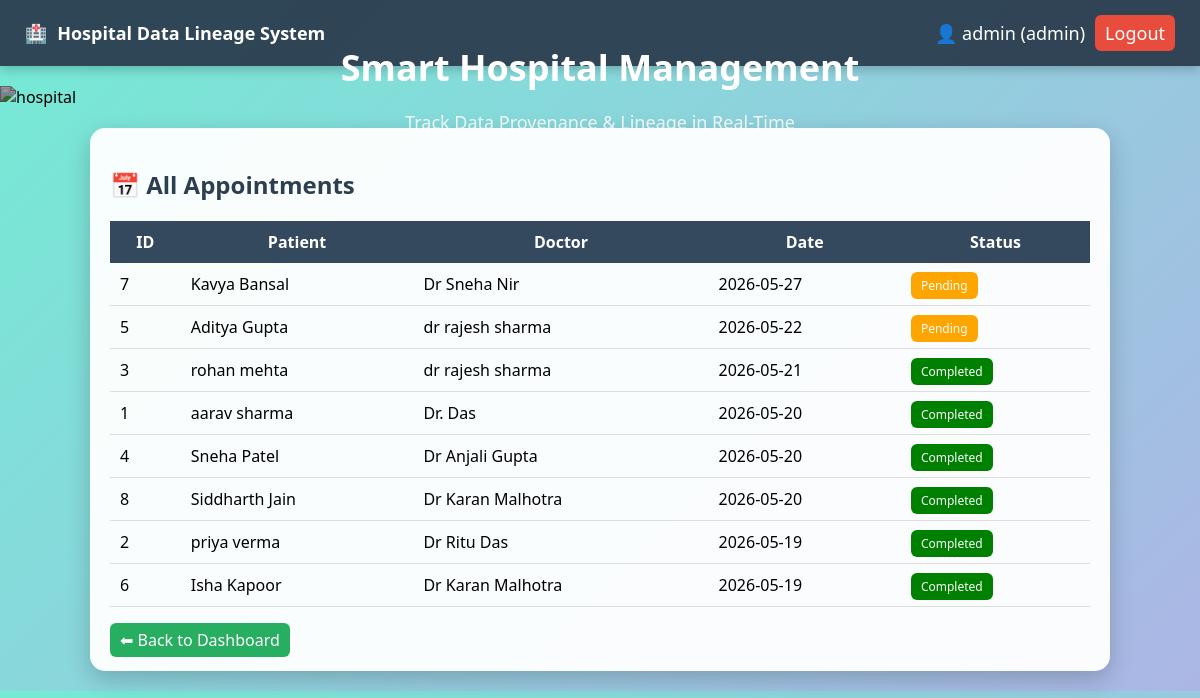
The page /appointments (signed in) on the database as committed earlier.
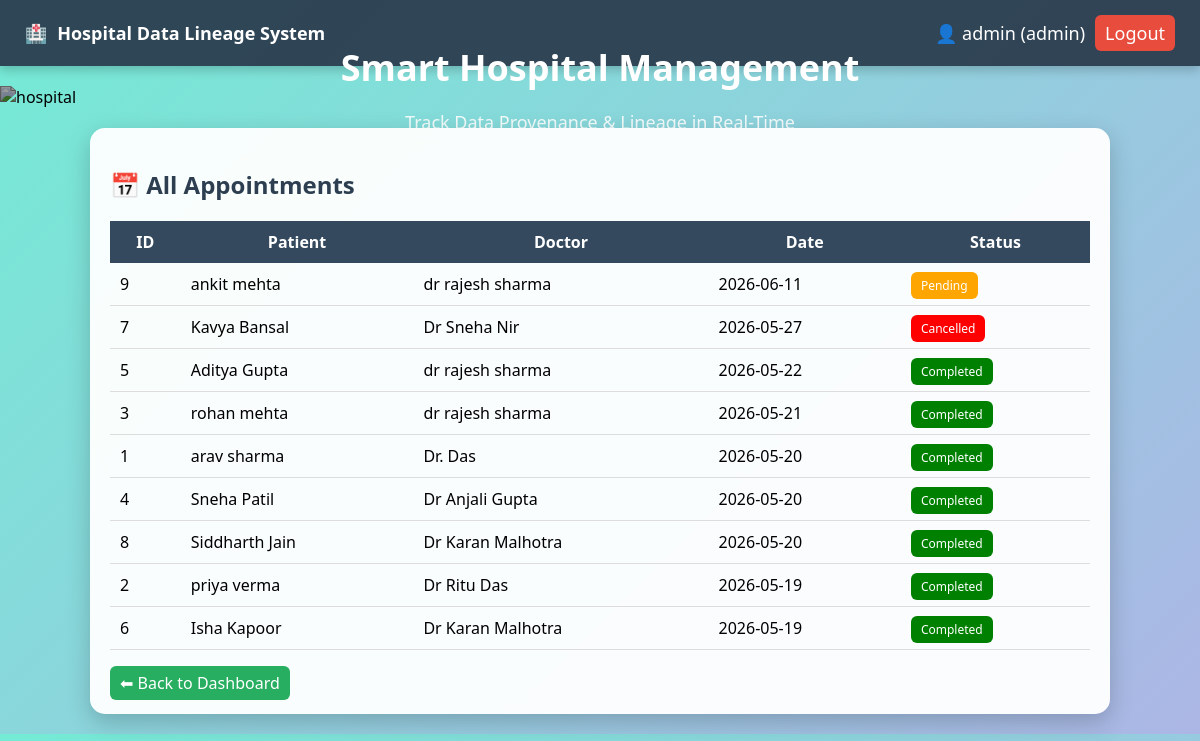
The same page on the database as committed later.
### tables this page shows
CREATE TABLE appointments (
        id INTEGER PRIMARY KEY AUTOINCREMENT,
        patient_id INTEGER,
        doctor_id INTEGER,
        date TEXT,
        status TEXT DEFAULT 'pending',
        FOREIGN KEY(patient_id) REFERENCES patients(id),
        FOREIGN KEY(doctor_id) REFERENCES doctors(id)
    );

CREATE TABLE patients (
        id INTEGER PRIMARY KEY AUTOINCREMENT,
        name TEXT,
        age INTEGER,
        disease TEXT
    );

CREATE TABLE doctors (
        id INTEGER PRIMARY KEY AUTOINCREMENT,
        name TEXT,
        specialization TEXT
    );

### app.py (the view)
@app.route('/appointments')
def appointments_page():
    if 'user' not in session:
        return redirect('/')
    conn = get_db()
    cur = conn.cursor()
    cur.execute("""
        SELECT a.id, p.name as patient, d.name as doctor, a.date, a.status
        FROM appointments a
        JOIN patients p ON a.patient_id = p.id
        JOIN doctors d ON a.doctor_id = d.id
        ORDER BY a.date DESC
    """)
    data = cur.fetchall()
    return render_template('appointments.html', data=data)

### database.py (called while the page is built)
def get_db():
    conn = sqlite3.connect(DATABASE)
    conn.row_factory = sqlite3.Row
    conn.execute("PRAGMA foreign_keys = ON")
    return conn

### templates/appointments.html
{% extends 'base.html' %}
{% block content %}
<div class="card">
<h2>📅 All Appointments</h2>
<table>
<tr>
    <th>ID</th>
    <th>Patient</th>
    <th>Doctor</th>
    <th>Date</th>
    <th>Status</th>
</tr>
{% for a in data %}
<tr>
    <td>{{a.id}}</td>
    <td>{{a.patient}}</td>
    <td>{{a.doctor}}</td>
    <td>{{a.date}}</td>
    <td>
        {% if a.status == 'pending' %}
            <span class="badge" style="background:orange;">Pending</span>
        {% elif a.status == 'completed' %}
            <span class="badge" style="background:green;">Completed</span>
        {% else %}
            <span class="badge" style="background:red;">Cancelled</span>
        {% endif %}
    </td>
</tr>
{% endfor %}
</table>
<br>
<a href="/dashboard" class="btn">⬅ Back to Dashboard</a>
</div>
{% endblock %}

### templates/base.html (shortened to what this page needs)
<!DOCTYPE html>
<html>
<head>
    <link rel="stylesheet" href="{{ url_for('static', filename='style.css') }}">
    <link rel="stylesheet" href="https://cdnjs.cloudflare.com/ajax/libs/font-awesome/6.5.0/css/all.min.css">
</head>
<body>
<div class="navbar">
    <div class="nav-left">
        🏥 <span>Hospital Data Lineage System</span>
    </div>
    <div class="nav-right">
        {% if session.user %}
            <span>👤 {{ session.user }} ({{ session.role }})</span>
            <a href="/logout" class="btn-danger">Logout</a>
        {% endif %}
    </div>
</div>
<div class="hero">
    <img src="https://images.unsplash.com/photo-1580281657527-47f249e8f4df" alt="hospital">
    <div class="hero-text">
        <h1>Smart Hospital Management</h1>
        <p>Track Data Provenance & Lineage in Real-Time</p>
    </div>
</div>
<div class="container">
    {% block content %}{% endblock %}
</div>
</body>
</html>

### static/style.css (style rules this page uses)
body { margin: 0; font-family: 'Segoe UI', sans-serif; background: linear-gradient(135deg, #74ebd5, #ACB6E5); }
.navbar { display: flex; justify-content: space-between; align-items: center; background: rgba(44, 62, 80, 0.95); color: white; padding: 15px 25px; font-size: 18px; box-shadow: 0 4px 10px rgba(0,0,0,0.2); }
.nav-left span { font-weight: bold; margin-left: 5px; }
.nav-right { display: flex; align-items: center; gap: 10px; }
.hero { position: relative; }
.hero img { width: 100%; height: 260px; object-fit: cover; filter: brightness(60%); }
.hero-text { position: absolute; top: 50%; left: 50%; transform: translate(-50%, -50%); color: white; text-align: center; }
.hero-text h1 { font-size: 36px; margin: 0; animation: fadeIn 1s ease-in-out; }
.hero-text p { font-size: 18px; opacity: 0.9; }
.container { width: 85%; margin: 20px auto; }
.card { background: rgba(255, 255, 255, 0.95); padding: 20px; margin-bottom: 20px; border-radius: 15px; backdrop-filter: blur(10px); box-shadow: 0 8px 25px rgba(0,0,0,0.2); transition: 0.3s; }
h2, h3 { color: #2c3e50; }
.btn { background: #27ae60; color: white; padding: 6px 10px; border-radius: 6px; text-decoration: none; transition: 0.3s; }
.btn-danger { background: #e74c3c; color: white; padding: 6px 10px; border-radius: 6px; text-decoration: none; transition: 0.3s; }
table { width: 100%; border-collapse: collapse; }
th { background: #34495e; color: white; padding: 10px; }
td { padding: 10px; border-bottom: 1px solid #ddd; }
.badge { padding: 5px 10px; border-radius: 6px; color: white; font-size: 12px; }

Rows that differ between the two databases and show on the page:
added appointments: id "9", patient "ankit mehta", doctor "dr rajesh sharma", date "2026-06-11", status "Pending"
changed appointments "Kavya Bansal": status "Pending" → "Cancelled"
changed appointments "Aditya Gupta": status "Pending" → "Completed"
changed through a linked row, appointments "Dr. Das": patient "aarav sharma" → "arav sharma"
changed through a linked row, appointments "Dr Anjali Gupta": patient "Sneha Patel" → "Sneha Patil"
